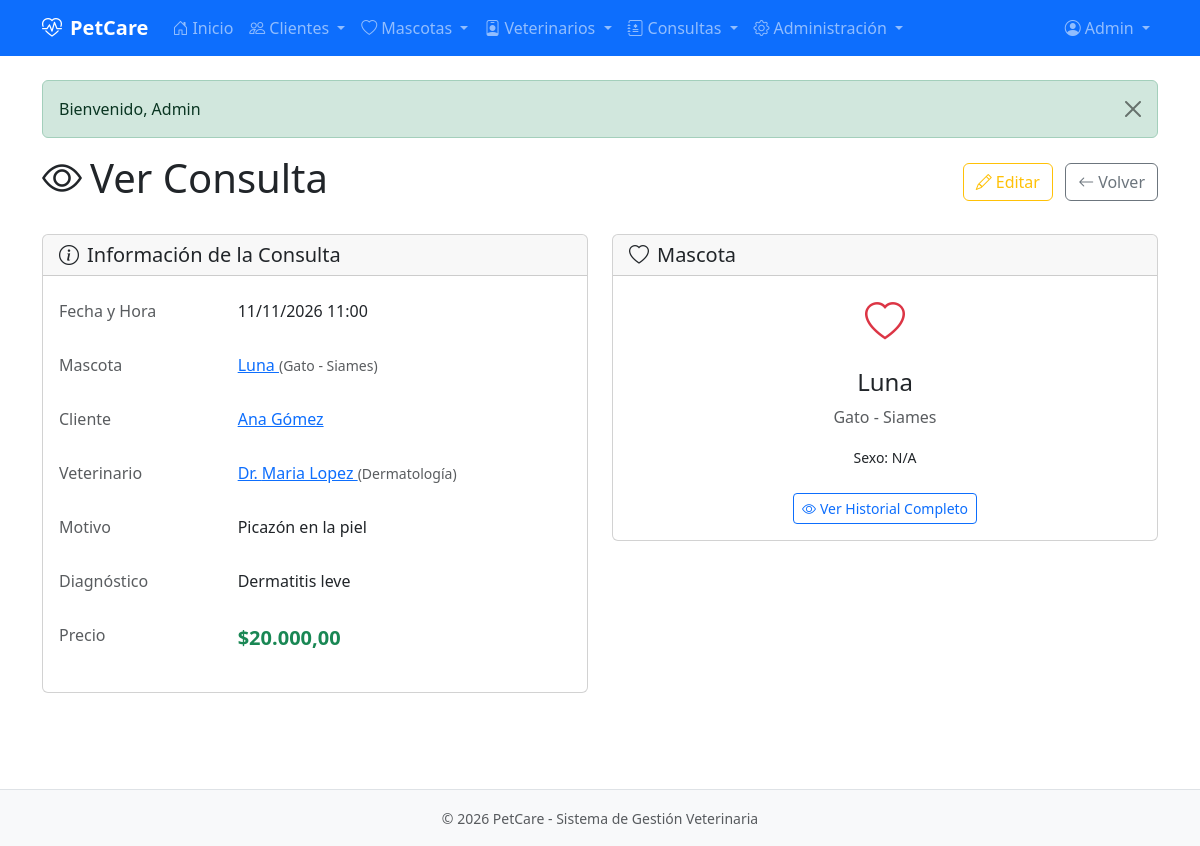
Screenshot of /pages/consulta/ver.php?id=2 (signed in) with the database file from the repository.
### tables this page shows
CREATE TABLE usuarios (
    id_usuario INT AUTO_INCREMENT PRIMARY KEY,
    nombre VARCHAR(50) NOT NULL,
    apellido VARCHAR(50) NOT NULL,
    email VARCHAR(100) NOT NULL UNIQUE,
    password VARCHAR(255) NOT NULL,
    telefono VARCHAR(20),
    id_rol INT NOT NULL DEFAULT 3,
    activo TINYINT(1) NOT NULL DEFAULT 1,
    fecha_registro TIMESTAMP DEFAULT CURRENT_TIMESTAMP,
    CONSTRAINT fk_usuarios_roles FOREIGN KEY (id_rol) REFERENCES roles(id_rol)
);

CREATE TABLE consultas (
    id_consulta INT AUTO_INCREMENT PRIMARY KEY,
    fecha_consulta DATETIME NOT NULL,
    motivo VARCHAR(100) NOT NULL,
    diagnostico TEXT,
    precio DECIMAL(10,2) NOT NULL,
    id_mascota INT NOT NULL,
    id_veterinario INT NOT NULL,
    CONSTRAINT fk_consultas_mascotas FOREIGN KEY (id_mascota) REFERENCES mascotas(id_mascota) ON DELETE CASCADE,
    CONSTRAINT fk_consultas_veterinarios FOREIGN KEY (id_veterinario) REFERENCES veterinarios(id_veterinario) ON DELETE CASCADE
);

CREATE TABLE mascotas (
    id_mascota INT AUTO_INCREMENT PRIMARY KEY,
    nombre VARCHAR(50) NOT NULL,
    especie VARCHAR(30) NOT NULL,
    raza VARCHAR(50),
    fecha_nacimiento DATE,
    sexo VARCHAR(10),
    id_cliente INT NOT NULL,
    CONSTRAINT fk_mascotas_clientes FOREIGN KEY (id_cliente) REFERENCES clientes(id_cliente) ON DELETE CASCADE
);

CREATE TABLE clientes (
    id_cliente INT AUTO_INCREMENT PRIMARY KEY,
    dni VARCHAR(15) NOT NULL UNIQUE,
    nombre VARCHAR(50) NOT NULL,
    apellido VARCHAR(50) NOT NULL,
    telefono VARCHAR(20)
);

CREATE TABLE veterinarios (
    id_veterinario INT AUTO_INCREMENT PRIMARY KEY,
    dni VARCHAR(15) NOT NULL UNIQUE,
    nombre VARCHAR(50) NOT NULL,
    apellido VARCHAR(50) NOT NULL,
    numero_registro VARCHAR(20) NOT NULL UNIQUE,
    telefono VARCHAR(20),
    especialidad VARCHAR(50)
);

### includes/auth.php (called while the page is built, shortened)
<?php
function isLoggedIn() {
    return isset($_SESSION['user_id']);
}
function getCurrentUser() {
    $db = getDB();
    $stmt = $db->prepare("SELECT u.*, r.nombre as rol_nombre FROM usuarios u LEFT JOIN roles r ON u.id_rol = r.id_rol WHERE u.id_usuario = ?");
    $stmt->execute([$_SESSION['user_id']]);
    return $stmt->fetch();
}

### includes/functions.php (called while the page is built, shortened)
<?php
function getConsultaById($id) {
    $db = getDB();
    $stmt = $db->prepare("SELECT c.*, m.nombre as mascota_nombre, m.especie, m.raza,
                                   cli.nombre as cliente_nombre, cli.apellido as cliente_apellido,
                                   v.nombre as vet_nombre, v.apellido as vet_apellido, v.especialidad
                            FROM consultas c
                            JOIN mascotas m ON c.id_mascota = m.id_mascota
                            JOIN clientes cli ON m.id_cliente = cli.id_cliente
                            JOIN veterinarios v ON c.id_veterinario = v.id_veterinario
                            WHERE c.id_consulta = ?");
    $stmt->execute([$id]);
    return $stmt->fetch();
}

### pages/consulta/ver.php (the view, shortened to what this page needs)
<?php
require_once dirname(__DIR__, 2) . '/includes/auth.php';
require_once dirname(__DIR__, 2) . '/includes/functions.php';
$pageTitle = 'Ver Consulta';
$id = $_GET['id'] ?? 0;
$consulta = getConsultaById($id);
require_once dirname(__DIR__, 2) . '/includes/header.php';
?>
<div class="d-flex justify-content-between align-items-center mb-4">
    <h1><i class="bi bi-eye me-2"></i><?php echo $pageTitle; ?></h1>
    <div>
        <?php if (in_array($_SESSION['user_rol_nombre'] ?? '', ['Admin', 'Veterinario'])): ?>
        <a href="<?php echo APP_URL; ?>/pages/consulta/editar.php?id=<?php echo $id; ?>" class="btn btn-outline-warning me-2">
            <i class="bi bi-pencil me-1"></i>Editar
        </a>
        <?php endif; ?>
        <a href="<?php echo APP_URL; ?>/pages/consulta/listar.php" class="btn btn-outline-secondary">
            <i class="bi bi-arrow-left me-1"></i>Volver
        </a>
    </div>
</div>
<div class="row">
    <div class="col-md-6">
        <div class="card mb-4">
            <div class="card-header">
                <h5 class="mb-0"><i class="bi bi-info-circle me-2"></i>Información de la Consulta</h5>
            </div>
            <div class="card-body">
                <div class="row mb-3">
                    <label class="col-sm-4 col-form-label text-muted">Fecha y Hora</label>
                    <div class="col-sm-8">
                        <p class="form-control-plaintext"><?php echo date('d/m/Y H:i', strtotime($consulta['fecha_consulta'])); ?></p>
                    </div>
                </div>
                <div class="row mb-3">
                    <label class="col-sm-4 col-form-label text-muted">Mascota</label>
                    <div class="col-sm-8">
                        <p class="form-control-plaintext">
                            <a href="<?php echo APP_URL; ?>/pages/mascota/ver.php?id=<?php echo $consulta['id_mascota']; ?>">
                                <?php echo htmlspecialchars($consulta['mascota_nombre']); ?>
                            </a>
                            <small class="text-muted">(<?php echo htmlspecialchars($consulta['especie']); ?> - <?php echo htmlspecialchars($consulta['raza'] ?? 'Sin raza'); ?>)</small>
                        </p>
                    </div>
                </div>
                <div class="row mb-3">
                    <label class="col-sm-4 col-form-label text-muted">Cliente</label>
                    <div class="col-sm-8">
                        <p class="form-control-plaintext">
                            <a href="<?php echo APP_URL; ?>/pages/cliente/ver.php?id=<?php echo $consulta['id_cliente'] ?? ''; ?>">
                                <?php echo htmlspecialchars($consulta['cliente_nombre'] . ' ' . $consulta['cliente_apellido']); ?>
                            </a>
                        </p>
                    </div>
                </div>
                <div class="row mb-3">
                    <label class="col-sm-4 col-form-label text-muted">Veterinario</label>
                    <div class="col-sm-8">
                        <p class="form-control-plaintext">
                            <a href="<?php echo APP_URL; ?>/pages/veterinario/ver.php?id=<?php echo $consulta['id_veterinario']; ?>">
                                Dr. <?php echo htmlspecialchars($consulta['vet_nombre'] . ' ' . $consulta['vet_apellido']); ?>
                            </a>
                            <small class="text-muted">(<?php echo htmlspecialchars($consulta['especialidad']); ?>)</small>
                        </p>
                    </div>
                </div>
                <div class="row mb-3">
                    <label class="col-sm-4 col-form-label text-muted">Motivo</label>
                    <div class="col-sm-8">
                        <p class="form-control-plaintext"><?php echo htmlspecialchars($consulta['motivo']); ?></p>
                    </div>
                </div>
                <div class="row mb-3">
                    <label class="col-sm-4 col-form-label text-muted">Diagnóstico</label>
                    <div class="col-sm-8">
                        <p class="form-control-plaintext"><?php echo htmlspecialchars($consulta['diagnostico'] ?? 'No especificado'); ?></p>
                    </div>
                </div>
                <div class="row mb-3">
                    <label class="col-sm-4 col-form-label text-muted">Precio</label>
                    <div class="col-sm-8">
                        <p class="form-control-plaintext fw-bold text-success fs-5">$<?php echo number_format($consulta['precio'], 2, ',', '.'); ?></p>
                    </div>
                </div>
            </div>
        </div>
    </div>
    <div class="col-md-6">
        <div class="card">
            <div class="card-header">
                <h5 class="mb-0"><i class="bi bi-heart me-2"></i>Mascota</h5>
            </div>
            <div class="card-body text-center">
                <i class="bi bi-heart fs-1 text-danger"></i>
                <h4 class="mt-3"><?php echo htmlspecialchars($consulta['mascota_nombre']); ?></h4>
                <p class="text-muted"><?php echo htmlspecialchars($consulta['especie']); ?> - <?php echo htmlspecialchars($consulta['raza'] ?? 'Sin raza'); ?></p>
                <p><small>Sexo: <?php echo htmlspecialchars($consulta['sexo'] ?? 'N/A'); ?></small></p>
                <a href="<?php echo APP_URL; ?>/pages/mascota/ver.php?id=<?php echo $consulta['id_mascota']; ?>" class="btn btn-outline-primary btn-sm mt-2">
                    <i class="bi bi-eye me-1"></i>Ver Historial Completo
                </a>
            </div>
        </div>
    </div>
</div>
<?php require_once dirname(__DIR__, 2) . '/includes/footer.php'; ?>

### includes/header.php (shortened to what this page needs)
<?php
require_once __DIR__ . '/auth.php';
$user = getCurrentUser();
$currentPage = basename($_SERVER['PHP_SELF']);
?>
<!DOCTYPE html>
<html lang="es">
<head>
    <link href="https://cdn.jsdelivr.net/npm/bootstrap@5.3.2/dist/css/bootstrap.min.css" rel="stylesheet">
    <link href="https://cdn.jsdelivr.net/npm/bootstrap-icons@1.11.1/font/bootstrap-icons.css" rel="stylesheet">
    <link href="<?php echo APP_URL; ?>/assets/css/style.css" rel="stylesheet">
</head>
<body>
    <?php if (isLoggedIn()): ?>
    <nav class="navbar navbar-expand-lg navbar-dark bg-primary">
        <div class="container">
            <a class="navbar-brand fw-bold" href="<?php echo APP_URL; ?>/index.php">
                <i class="bi bi-heart-pulse me-2"></i><?php echo APP_NAME; ?>
            </a>
            <div class="collapse navbar-collapse" id="navbarNav">
                <ul class="navbar-nav me-auto">
                    <li class="nav-item">
                        <a class="nav-link <?php echo $currentPage === 'index.php' ? 'active' : ''; ?>" href="<?php echo APP_URL; ?>/index.php">
                            <i class="bi bi-house-door me-1"></i>Inicio
                        </a>
                    </li>
                    <?php if (in_array($user['rol_nombre'], ['Admin', 'Usuario común'])): ?>
                    <li class="nav-item dropdown">
                        <a class="nav-link dropdown-toggle <?php echo strpos($currentPage, 'cliente') !== false ? 'active' : ''; ?>" href="#" role="button" data-bs-toggle="dropdown">
                            <i class="bi bi-people me-1"></i>Clientes
                        </a>
                    </li>
                    <li class="nav-item dropdown">
                        <a class="nav-link dropdown-toggle <?php echo strpos($currentPage, 'mascota') !== false ? 'active' : ''; ?>" href="#" role="button" data-bs-toggle="dropdown">
                            <i class="bi bi-heart me-1"></i>Mascotas
                        </a>
                    </li>
                    <?php endif; ?>
                    <?php if (in_array($user['rol_nombre'], ['Admin', 'Veterinario'])): ?>
                    <li class="nav-item dropdown">
                        <a class="nav-link dropdown-toggle <?php echo strpos($currentPage, 'veterinario') !== false ? 'active' : ''; ?>" href="#" role="button" data-bs-toggle="dropdown">
                            <i class="bi bi-person-badge me-1"></i>Veterinarios
                        </a>
                    </li>
                    <?php endif; ?>
                    <?php if (in_array($user['rol_nombre'], ['Admin', 'Veterinario', 'Usuario común'])): ?>
                    <li class="nav-item dropdown">
                        <a class="nav-link dropdown-toggle <?php echo strpos($currentPage, 'consulta') !== false ? 'active' : ''; ?>" href="#" role="button" data-bs-toggle="dropdown">
                            <i class="bi bi-journal-medical me-1"></i>Consultas
                        </a>
                    </li>
                    <?php endif; ?>
                    <?php if ($user['rol_nombre'] === 'Admin'): ?>
                    <li class="nav-item dropdown">
                        <a class="nav-link dropdown-toggle <?php echo strpos($currentPage, 'usuario') !== false ? 'active' : ''; ?>" href="#" role="button" data-bs-toggle="dropdown">
                            <i class="bi bi-gear me-1"></i>Administración
                        </a>
                    </li>
                    <?php endif; ?>
                </ul>
                <ul class="navbar-nav ms-auto">
                    <li class="nav-item dropdown">
                        <a class="nav-link dropdown-toggle" href="#" role="button" data-bs-toggle="dropdown">
                            <i class="bi bi-person-circle me-1"></i><?php echo htmlspecialchars($user['nombre']); ?>
                        </a>
                    </li>
                </ul>
            </div>
        </div>
    </nav>
    <?php endif; ?>
    <main class="container py-4">
        <?php if (isset($_SESSION['flash_message'])): ?>
            <div class="alert alert-<?php echo $_SESSION['flash_type'] ?? 'info'; ?> alert-dismissible fade show" role="alert">
                <?php
                    echo $_SESSION['flash_message'];
                ?>
                <button type="button" class="btn-close" data-bs-dismiss="alert"></button>
            </div>
        <?php endif; ?>

### rows the page displays
usuarios: nombre "Admin"
consultas: fecha_consulta "11/11/2026 11:00", id_mascota.nombre "Luna", id_mascota.especie "Gato", id_mascota.raza "Siames", clientes.nombre+apellido "Ana Gómez", id_veterinario.apellido "Maria Lopez", id_veterinario.especialidad "Dermatología", motivo "Picazón en la piel", diagnostico "Dermatitis leve", precio "20.000,00"

### other values shown
APP_NAME "PetCare"
$_SESSION['flash_message'] "Bienvenido, Admin"
$pageTitle "Ver Consulta"
$consulta['sexo'] "N/A"
